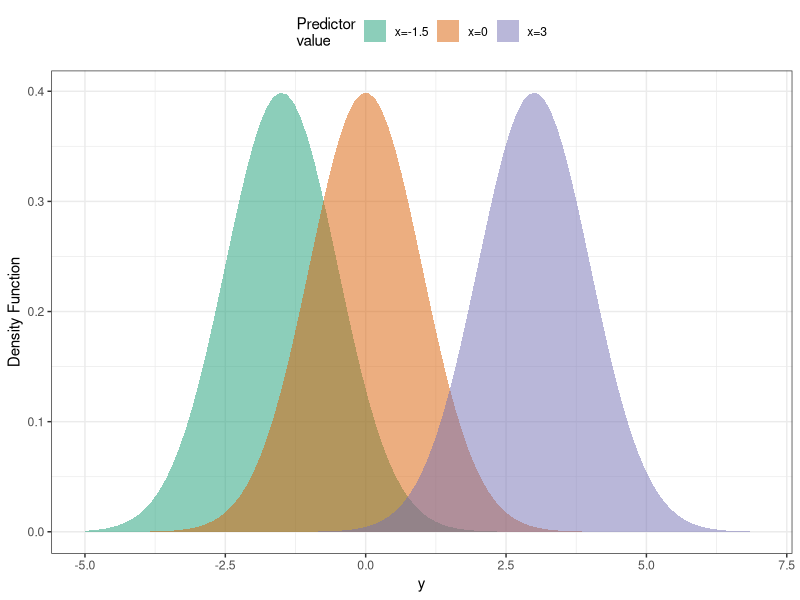
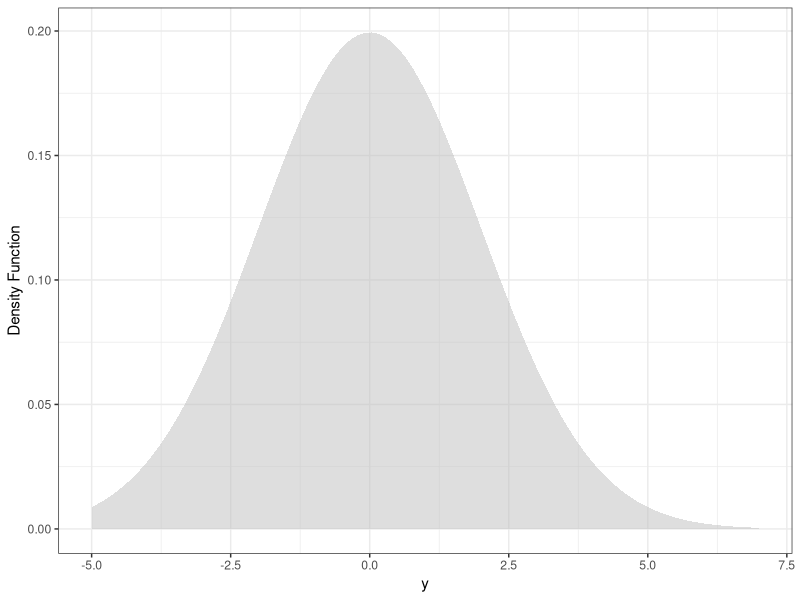
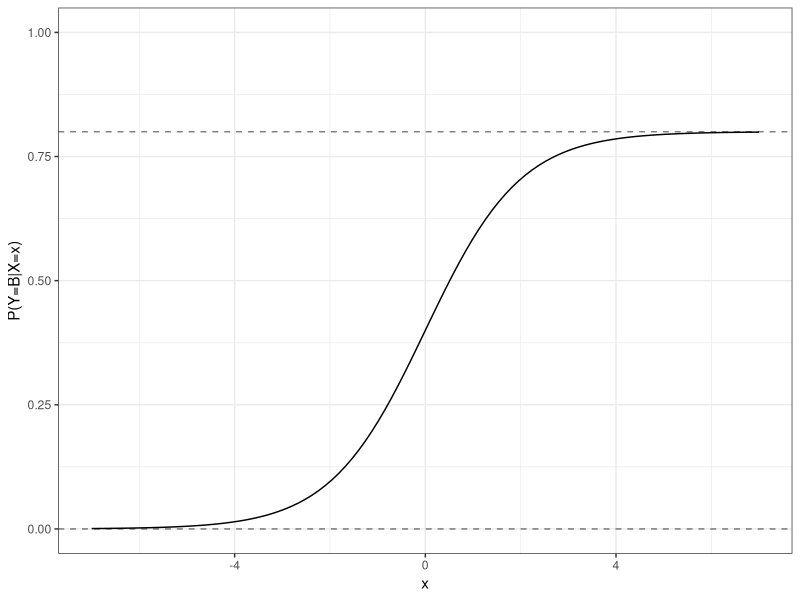

Source code (R) for these figures, in order:
## ---- chunk 1
suppressPackageStartupMessages(library(tidyverse))
## ---- chunk 2
xvals <- c(-1.5, 0, 3)
ggplot(tibble(x=c(-5,7)), aes(x)) +
    stat_function(fun=function(x) dnorm(x, xvals[1]),
                  mapping=aes(fill=paste0("x=", xvals[1])), 
                  geom="area", alpha=0.5) +
    stat_function(fun=function(x) dnorm(x, xvals[2]),
                  mapping=aes(fill=paste0("x=", xvals[2])), 
                  geom="area", alpha=0.5) +
    stat_function(fun=function(x) dnorm(x, xvals[3]),
                  mapping=aes(fill=paste0("x=", xvals[3])), 
                  geom="area", alpha=0.5) +
    theme_bw() +
    scale_fill_brewer("Predictor\nvalue", palette="Dark2") +
    labs(x="y", y="Density Function") +
    theme(legend.position="top")
## ---- chunk 3
ggplot(tibble(x=c(-5,7)), aes(x)) +
    stat_function(fun=function(x) dnorm(x, sd=2),
                  geom="area", fill="gray", alpha=0.5) +
    theme_bw() +
    labs(x="y", y="Density Function")
## ---- chunk 4
ggplot(tibble(x=c(-7, 7)), aes(x)) +
    stat_function(fun=function(x) 0.8/(1+exp(-x))) +
    ylim(c(0,1)) +
    geom_hline(yintercept=c(0,0.8), linetype="dashed", alpha=0.5) +
    theme_bw() +
    labs(y="P(Y=B|X=x)")
